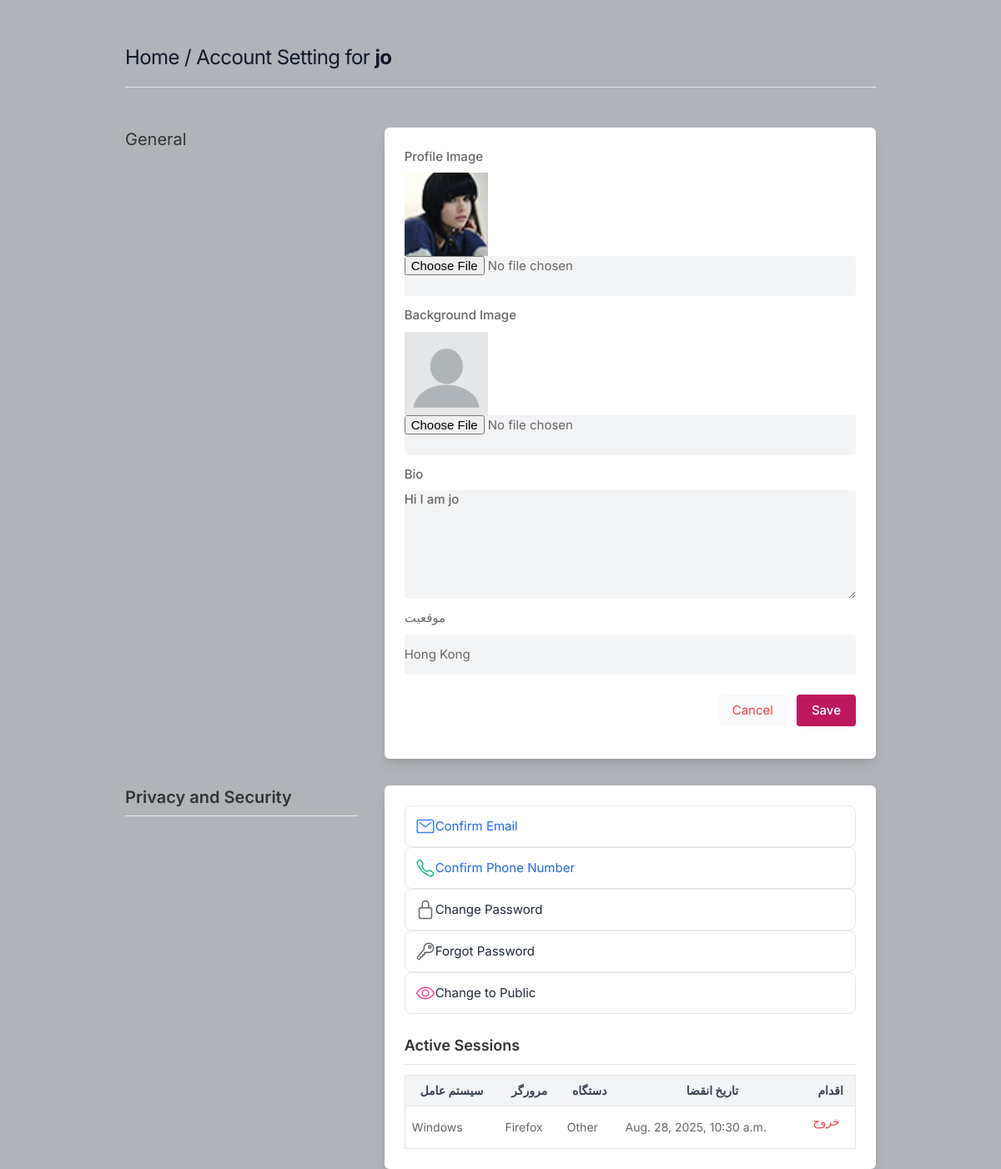
/settings (signed in), run on an earlier commit of the app's database.
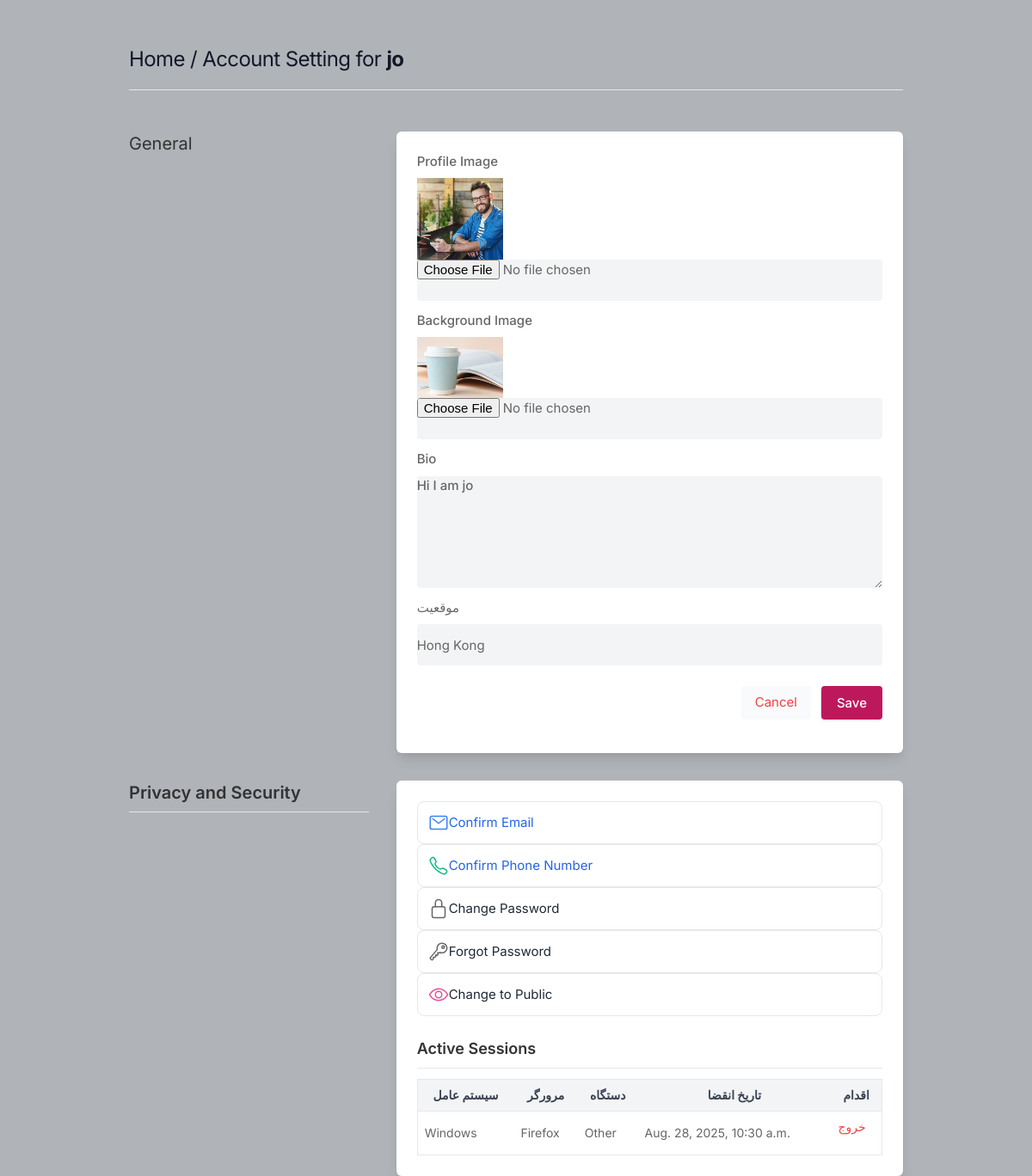
And on a later commit of the database.
### core/models.py (models this page shows, shortened)
class Profile(models.Model):
    user = models.OneToOneField(User, on_delete=models.CASCADE, related_name='profile')
    id_user = models.IntegerField()
    bio = models.TextField(blank=True)
    email_confirmed = models.BooleanField(default=False)
    phone_confirmed = models.BooleanField(default=False)
    phone_number = models.TextField(blank=True)
    private_public = models.BooleanField(default=False)
    profileimg = models.ImageField(upload_to='profile_images',default='blank-profile-picture.png')
    profilebackground = models.ImageField(upload_to='profile_images',default='blank-profile-picture.png')
    location = models.CharField(max_length=100, blank=True)

### core/views.py (the view, shortened to what this page needs)
# urls.py: path('settings',views.settings,name='settings'),
@login_required(login_url='signin')
def settings(request):
    user_profile = Profile.objects.get(user=request.user)
    user_sessions = []
    all_sessions = Session.objects.filter(expire_date__gte=timezone.now())
    for session in all_sessions:
        session_data = session.get_decoded()
        if session_data.get('_auth_user_id') == str(request.user.id):
            ua_info = session_data.get('user_agent', {})
            session.ua_info = ua_info
            user_sessions.append(session)
    return render(request, 'setting.html',{'user_profile':user_profile,'sessions': user_sessions})

### templates/setting.html (shortened to what this page needs)
{% load static %}
<html lang="en">
<head>
    <link rel="stylesheet" href="{% static 'assets/css/icons.css' %}">
    <link rel="stylesheet" href="{% static 'assets/css/uikit.css' %}">
    <link rel="stylesheet" href="{% static 'assets/css/style.css' %}">
    <link rel="stylesheet" href="{% static 'assets/css/tailwind.css' %}">
    <link href="https://cdn.jsdelivr.net/npm/select2@4.1.0/dist/css/select2.min.css" rel="stylesheet" />
</head>
<body>
            <div class="container m-auto">
                <h1 class="text-2xl leading-none text-gray-900 tracking-tight mt-3"><a href="/">Home</a> / Account Setting for <b>{{user.username}}</b> </h1>
                <br>
                <hr>
                <div class="grid lg:grid-cols-3 mt-12 gap-8">
                    <div>
                        <h3 class="text-xl mb-2"> General</h3>
                    </div>
                    <div class="bg-white rounded-md lg:shadow-lg shadow col-span-2">
                    <form action="" method="POST" enctype="multipart/form-data">
                       <div class="grid grid-cols-2 gap-3 lg:p-6 p-4">
                            <div class="col-span-2">
                                <label > Profile Image</label>
                                <img width="100" height="100" src="{{user_profile.profileimg.url}}" />
                                <input type="file" name="image" value="" class="shadow-none bg-gray-100">
                            </div>
                            <div class="col-span-2">
                                <label > Background Image</label>
                                <img width="100" height="100" src="{{user_profile.profilebackground.url}}" />
                                <input type="file" name="back_image" value="" class="shadow-none bg-gray-100">
                            </div>
                            <div class="col-span-2">
                                <label for="about">Bio</label>
                                <textarea id="about" name="bio" rows="3"  class="shadow-none bg-gray-100">{{user_profile.bio}}</textarea>
                            </div>
                           <div class="col-span-2">
                                <label for="location">موقعیت</label>
                                <input value="{{user_profile.location}}" list="cityList" name="location" id="location" class="shadow-none bg-gray-100">
                            </div>
                       </div>
                       <div class="bg-gray-10 p-6 pt-0 flex justify-end space-x-3">
                           <button class="p-2 px-4 rounded bg-gray-50 text-red-500"> <a href="/">Cancel</a> </button>
                           <button type="submit" class="button bg-blue-700"> Save </button>
                       </div>
                    </form>
                    </div>
                    <div>
                        <h3 class="text-xl mb-4 font-semibold border-b pb-2"> Privacy and Security</h3>
                    </div>
                    <div  class="bg-white rounded-md lg:shadow-lg shadow lg:p-6 p-4 col-span-2">
                        <div class="flex items-center p-3 rounded-lg border hover:bg-gray-50 transition">
                            <ion-icon name="mail-outline" class="text-blue-500 text-2xl mr-3"></ion-icon>
                            {% if user_profile.email_confirmed %}
                            <span class="text-gray-800"> Confirmed Email</span>
                            {% else %}
                            <a href="/confirm-email" class="text-blue-600 hover:underline">Confirm Email</a>
                            {% endif %}
                        </div>
                        <div class="flex items-center p-3 rounded-lg border hover:bg-gray-50 transition">
                        <ion-icon name="call-outline" class="text-green-500 text-2xl mr-3"></ion-icon>
                            {% if user_profile.phone_confirmed %}
                        <span class="text-gray-800"> Confirmed Phone Number</span>
                        {% else %}
                            <a href="/verify-phone" class="text-blue-600 hover:underline">Confirm Phone Number</a>
                        {% endif %}
                        </div>
                        <a href="/change-password" class="flex items-center p-3 rounded-lg border hover:bg-gray-50 transition">
                            <ion-icon name="lock-closed-outline" class="text-purple-500 text-2xl mr-3"></ion-icon>
                            <span class="text-gray-800">Change Password</span>
                        </a>
                        <a href="/forgot-password" class="flex items-center p-3 rounded-lg border hover:bg-gray-50 transition">
                            <ion-icon name="key-outline" class="text-orange-500 text-2xl mr-3"></ion-icon>
                            <span class="text-gray-800">Forgot Password</span>
                        </a>
                        <a href="/private-public" class="flex items-center p-3 rounded-lg border hover:bg-gray-50 transition">
                            <ion-icon name="eye-outline" class="text-pink-500 text-2xl mr-3"></ion-icon>
                            {% if user_profile.private_public %}
                            <span class="text-gray-800">Change to Public</span>
                            {% else %}
                            <span class="text-gray-800">Change to Private</span>
                            {% endif %}
                        </a>
                        <div class="mt-6">
                            <h4 class="text-lg font-semibold mb-3 border-b pb-2">Active Sessions</h4>
                            <div class="overflow-x-auto">
                            <table class="w-full text-sm text-left border">
                                <thead class="bg-gray-100 text-gray-700">
                                    <tr>
                                        <th class="p-2">سیستم عامل</th>
                                        <th class="p-2">مرورگر</th>
                                        <th class="p-2">دستگاه</th>
                                        <th class="p-2">تاریخ انقضا</th>
                                        <th class="p-2">اقدام</th>
                                    </tr>
                                </thead>
                                <tbody>
                                    {% for session in sessions %}
                                    <tr class="border-t hover:bg-gray-50">
                                        <td class="p-2">{{ session.ua_info.os_family }}</td>
                                        <td class="p-2">{{ session.ua_info.browser_family }}</td>
                                        <td class="p-2">{{ session.ua_info.device_type }}</td>
                                        <td class="p-2">{{ session.expire_date }}</td>
                                        <td class="p-2">
                                            <form action="{% url 'end_session' session.session_key %}" method="post">
                                            <button type="submit" class="text-red-500 hover:underline">خروج</button>
                                            </form>
                                        </td>
                                    </tr>
                                    {% empty %}
                                    <tr>
                                        <td colspan="5" class="p-3 text-center text-gray-500">هیچ نشست فعالی یافت نشد</td>
                                    </tr>
                                     {% endfor %}
                                    </tbody>
                            </table>
                    </div>
                </div>
                </div>
            </div>
        </div>
</body>
</html>

### static/assets/css/style.css (style rules this page uses)
body { background-color: #B0B3B8!important; }
button { vertical-align: middle; }
span.button, button.button { background-color: #be185d; top: 0; color: #fff; position: relative; padding: 8px 18px; line-height: 22px; position: relative; font-weight: 500; font-size: 15px; display: inline-block; -webkit-transition: all 0.2s ease-in-out; transition: all 0.2s ease-in-out; cursor: pointer; overflow: hidden; border: none; border-radius: 4px; -webkit-box-shadow: 0 1px 3px rgba(0, 0, 0, 0.1); box-shadow: 0 1px 3px rgba(0, 0, 0, 0.1); }
input { height: 48px; line-height: 48px; padding: 0 20px; outline: none; font-size: 15px; color: #808080; max-width: 100%; width: 100%; -webkit-box-sizing: border-box; box-sizing: border-box; display: block; font-weight: 400; opacity: 1; border-radius: 4px; border: none; -webkit-box-shadow: 0 1px 4px 0px rgba(0, 0, 0, 0.12); box-shadow: 0 1px 4px 0px rgba(0, 0, 0, 0.12); }
textarea { height: 48px; line-height: 48px; padding: 0 20px; outline: none; font-size: 15px; color: #808080; margin: 0 0 16px 0; max-width: 100%; width: 100%; -webkit-box-sizing: border-box; box-sizing: border-box; display: block; background-color: #fff; font-weight: 500; opacity: 1; border-radius: 4px; border: none; -webkit-box-shadow: 0 1px 4px 0px rgba(0, 0, 0, 0.12); box-shadow: 0 1px 4px 0px rgba(0, 0, 0, 0.12); }
input { -webkit-transition: all 0.1s ease-in-out; transition: all 0.1s ease-in-out; }
::placeholder { color: #808080; opacity: 1; }
textarea { height: auto; line-height: 27px; padding: 20px; min-height: 130px; -webkit-transition: none !important; transition: none !important; min-width: 100%; }
label, legend { display: block; font-weight: bold; font-size: 15px; font-weight: 500; margin-bottom: 8px; }
button { border: none; margin: 0; padding: 0; width: auto; overflow: visible; background: transparent; color: inherit; font: inherit; line-height: normal; cursor: pointer; }
a { color: #be185d; -webkit-transition: 0.3s; transition: 0.3s; outline: none !important; }
button { outline: none !important; }
img { max-width: 100%; }
body { color: #666; font-size: 15px; line-height: 27px; background-color: #f0f2f5; font-family: "Inter", sans-serif; text-transform: none; }
h1, h2, h3, h4, h5, h6 { font-family: "Inter", sans-serif; text-transform: none; }
textarea, select { font-family: "Inter", sans-serif; text-transform: none; }
button, body .pac-container { font-family: "Inter", sans-serif; text-transform: none; }
h1, h2, h3, h4, h5, h6 { color: #333; font-weight: 500; margin: 0; padding: 0; }
h1 { font-size: 32px; }
h3 { font-size: 22px; }
h4 { font-size: 15px; }
b, strong { font-weight: 700 !important; }
@media (min-width: 1024px) { .container { max-width: 900px !important; padding-top: 45px; } }
.shadow-none { -webkit-box-shadow: none !important; box-shadow: none !important; }

What changed in the data, as far as the page shows it:
changed Profile "Hi I am jo": profileimg: a different picture; profilebackground: picture added in place of a placeholder
